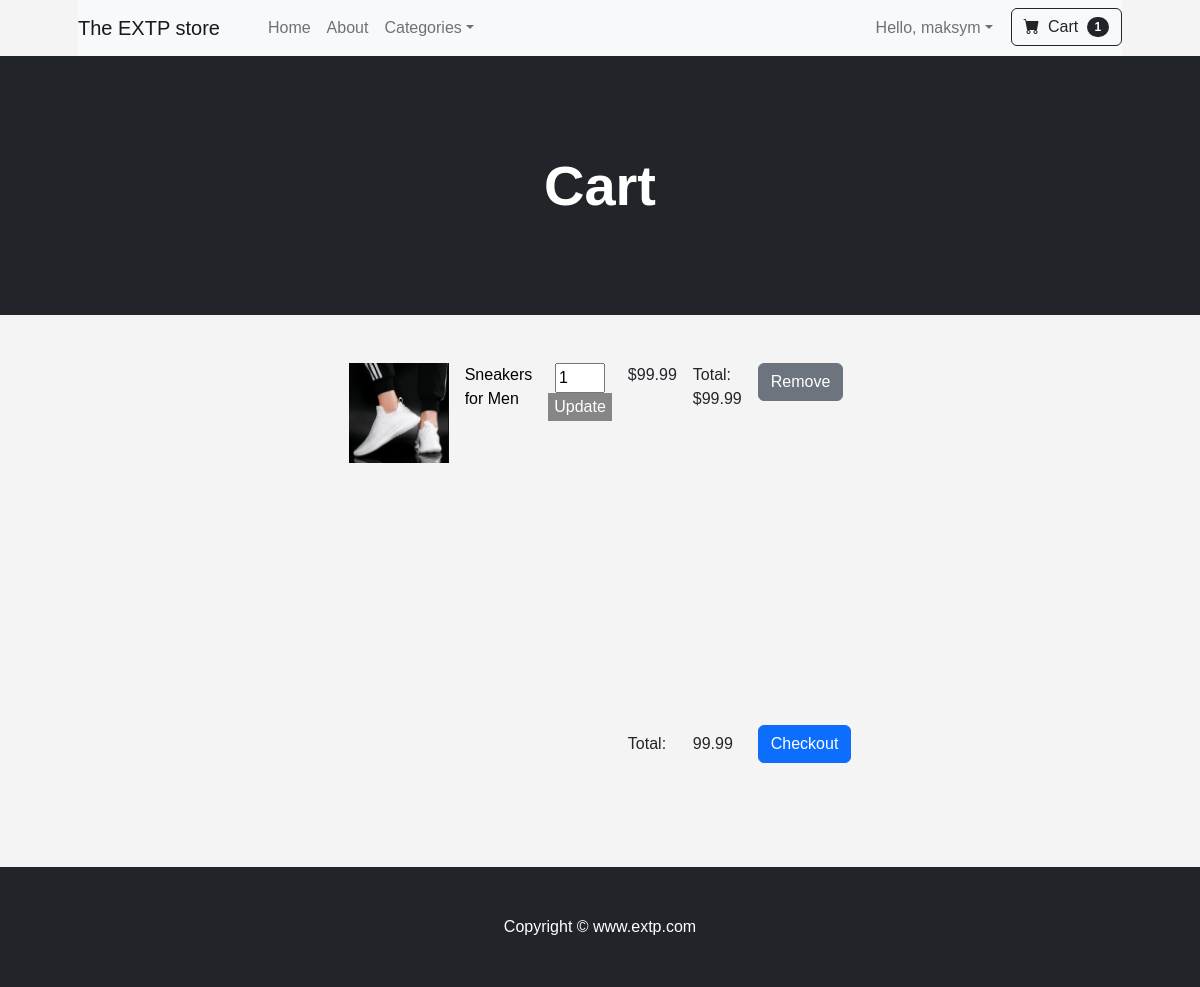
Before: /cart/ (signed in) with the older database file.
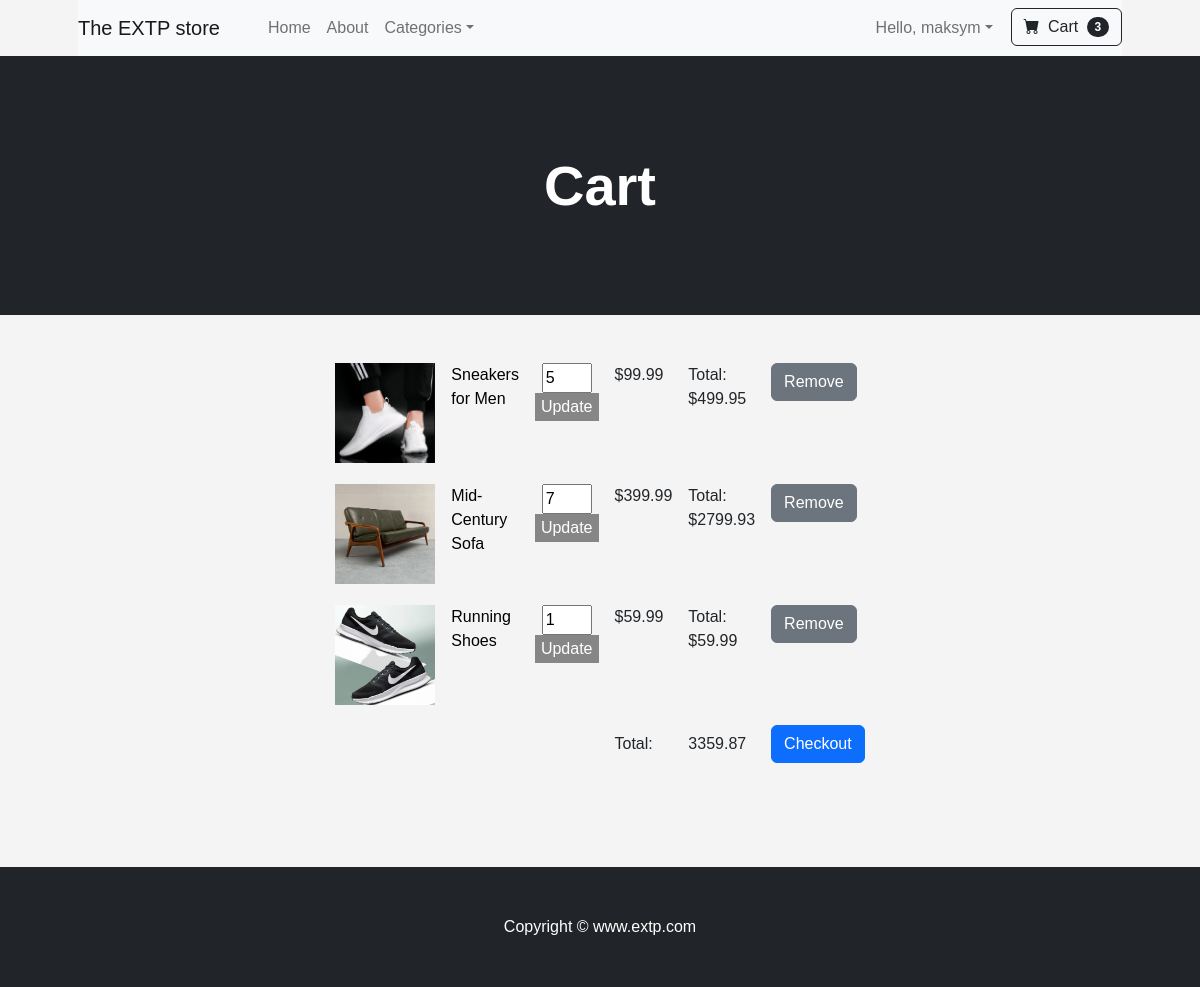
After: the same page with the newer database file.
### cart/models.py (models this page shows, shortened)
class Cart(models.Model):
    user = models.ForeignKey(User, on_delete=models.CASCADE)
    product = models.ForeignKey(Product, on_delete=models.CASCADE)
    quantity = models.IntegerField(default=1)
    @property
    def total_item_price(self):
        return self.quantity * self.product.price

### ecommerce/models.py (models this page shows)
class Product(models.Model):
    product_name = models.CharField(max_length=100)
    category = models.ForeignKey(Category, on_delete=models.SET_NULL, blank=True, null=True)
    description = models.TextField()
    image = models.ImageField(upload_to='product_images/', blank=True, null=True)
    created_at = models.DateTimeField(auto_now_add=True)
    price = models.DecimalField(max_digits=6, decimal_places=2)
    quantity = models.IntegerField(default=55)
    seller = models.CharField(max_length=100, default="EXTP")
    on_sale = models.BooleanField(default=False)
    sale_price = models.DecimalField(max_digits=6, decimal_places=2, blank=True, null=True)
    def __str__(self):
        return self.product_name

### cart/views.py (the view)
# urls.py: path('', views.cart_details, name='cart_details'),
@login_required
def cart_details(request):
    cart_items = Cart.objects.filter(user=request.user)
    total_price = sum(item.quantity * item.product.price for item in cart_items)
    return render(request, "cart/cart_details.html", {"cart_items": cart_items, "total_price": total_price})

### ecommerce/views.py (called while the page is built)
def custom_context(request):
    categories = models.Category.objects.all()
    if request.user.is_authenticated:
        quantity_cart = Cart.objects.filter(user=request.user).count()
    else:
        quantity_cart = 0
    return {'categories': categories, "quantity_cart": quantity_cart}

### templates/cart/cart_details.html (shortened to what this page needs)
{% extends "base.html" %}
{% block content %}
    <header class="bg-dark py-5">
        <div class="container px-4 px-lg-5 my-5">
            <div class="text-center text-white">
                <h1 class="display-4 fw-bolder">Cart</h1>
            </div>
        </div>
    </header>
    <div style="display: flex; justify-content: center; margin: 20px 160px 40px 160px; padding: 20px 260px 40px 260px;">
    {% if cart_items %}
        <br><br><br><br><br><br><br><br><br><br><br><br><br><br><br><br><br><br>
        <table class="table table-borderless">
            <tbody>
                {% for item in cart_items %}
                    <tr>
                        <td>
                            <a href="{% url 'ecommerce:product_detail' item.product.id %}">
                                <img src="{{ item.product.image.url }}" alt="product" width="100" height="100">
                            </a>
                        </td>
                        <td>
                            <a href="{% url 'ecommerce:product_detail' item.product.id %}" style="text-decoration: none; color: black;">
                                {{ item.product }}
                            </a>
                        </td>
                        <td>
                            <form action="{% url 'cart:update_cart_item' item.id %}" method="post">
                                <input type="number" name="quantity" value="{{ item.quantity }}" min="1" style="width: 50px;">
                                <button type="submit" style="height: 28px;">Update</button>
                            </form>
                        </td>
                        <td>${{ item.product.price }}</td>
                        <td>Total: ${{ item.total_item_price }}</td>
                        <td><a href="{% url 'cart:remove_from_cart' item.id %}"><button class="btn btn-secondary" >Remove</button></a></td>
                    </tr>
                {% endfor %}
            </tbody>
            <tfoot>
                <tr>
                    <td colspan="3"></td>
                    <td>Total:</td>
                    <td>{{ total_price }}</td>
                    <td><a href="#" class="btn btn-primary">Checkout</a></td>
                </tr>
            </tfoot>
        </table>
    {% else %}
    <br><br><br><br><br><br><br><br><br><br><br><br><br><br>
        <p>Your shopping cart is empty.</p>
    {% endif %}
    </div>
{% endblock %}

### templates/base.html (shortened to what this page needs)
{% load static %}
<!DOCTYPE html>
<html lang="en">
    <head>
        <link href="https://cdn.jsdelivr.net/npm/bootstrap-icons@1.5.0/font/bootstrap-icons.css" rel="stylesheet" />
        <link href="{% static 'css/styles.css' %}" rel="stylesheet" />
    </head>
    <body>
        <div class="container px-4 px-lg-5">
            <nav class="navbar navbar-expand-lg navbar-light bg-light sticky-top">
                <a class="navbar-brand" href="{% url 'ecommerce:home' %}">The EXTP store</a>
                <div class="collapse navbar-collapse" id="navbarSupportedContent">
                    <ul class="navbar-nav me-auto mb-2 mb-lg-0 ms-lg-4">
                        <li class="nav-item"><a class="nav-link" aria-current="page" href="{% url 'ecommerce:home' %}">Home</a></li>
                        <li class="nav-item"><a class="nav-link" href="{% url 'ecommerce:about' %}">About</a></li>
                        <li class="nav-item dropdown">
                            <a class="nav-link dropdown-toggle" id="navbarDropdown" href="#" role="button" data-bs-toggle="dropdown" aria-expanded="false">Categories</a>
                        </li>
                    </ul>
                    <ul class="navbar-nav ml-auto mb-2 mb-lg-0">
                        {% if user.is_authenticated %}
                        <li class="nav-item dropdown">
                            <a class="nav-link dropdown-toggle" id="navbarDropdown" href="#" role="button" data-bs-toggle="dropdown" aria-expanded="false" style="margin-right: 10px;">Hello, {{ user.username }}</a>
                        </li>
                        {% else %}
                        <li class="nav-item"><a class="nav-link" href="{% url 'user:login' %}">Sign In</a></li>
                        <li class="nav-item" style="margin-right: 10px;"><a class="nav-link" href="{% url 'user:registration' %}">Sign Up</a></li>
                        {% endif %}
                        <li class="nav-item">
                            {% if user.is_authenticated %}
                            <a href="{% url 'cart:cart_details' %}">
                                <button class="btn btn-outline-dark" type="submit">
                                    <i class="bi-cart-fill me-1"></i>
                                    Cart
                                    <span class="badge bg-dark text-white ms-1 rounded-pill">{{ quantity_cart }}</span>
                                </button>
                            </a>
                            {% endif %}
                        </li>
                    </ul>
                </div>
            </nav>
        </div>
        {% block content %}
        {% endblock %}
        <footer class="py-5 bg-dark"  >
            <div class="container"><p class="m-0 text-center text-white">Copyright &copy; www.extp.com </p></div>
        </footer>
    </body>
</html>

### templates/base.html (style rules this page uses)
body { font-family: Arial, sans-serif; background-color: #f4f4f4; margin: 0; padding: 0; }
form { text-align: center; }
button { background-color: #868686; color: white; border: none; cursor: pointer; transition: background-color 0.3s; }

Changed rows visible on the page:
changed Cart "Sneakers for Men": quantity "1" → "5"; total_item_price "99.99" → "499.95"
added Cart: product.image (picture), product "Mid-Century Sofa", quantity "7", product.price "399.99", total_item_price "2799.93"
added Cart: product.image (picture), product "Running Shoes", quantity "1", product.price "59.99", total_item_price "59.99"
Other visible differences:
{{ quantity_cart }}: "1" → "3"
{{ total_price }}: "99.99" → "3359.87"
